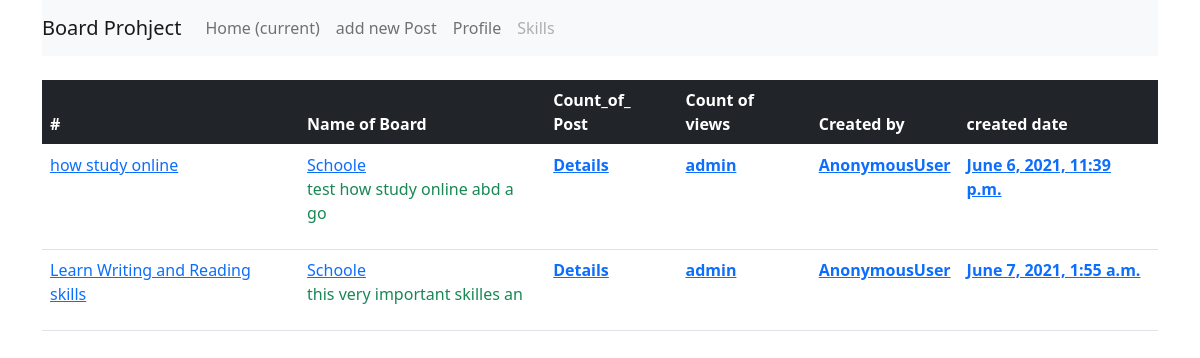
The page /topic/12/ on the database its author committed.
### board/models.py (models this page shows, shortened)
class topic(models.Model):
    topboard=models.ForeignKey(board,related_name='topic1',on_delete=models.CASCADE)
    toptitle=models.CharField(max_length=100)
    topdis=models.TextField(max_length=4000)
    topcreated_by=models.ForeignKey(User,related_name='topic2',on_delete=models.CASCADE)
    topdate_add=models.DateTimeField(auto_now_add=True)

class board(models.Model):
    board=models.CharField(max_length=100)
    describtion=models.TextField(max_length=4000)
    create_dt=models.DateTimeField(auto_now_add=True)
    def __str__(self):
        return self.board

### board/views.py (the view)
# urls.py: path('topic/<int:id>/',views.topicc, name='topic')
def topicc(request,id):
        mytopic=get_list_or_404(topic,topboard_id=id)
        context={
                'mytopic':mytopic,
            }
        return render(request,'topic.html',context)

### templates/topic.html
{%extends 'base.html'%}
{%block content%}
<table class="table mt-lg-4">
  <thead class="bg-dark text-white">
    <tr>
      <th scope="col">#</th>
      <th scope="col">Name of Board</th>
      <th scope="col">Count_of_ Post</th>
      <th scope="col">Count of views </th>
      <th scope="col">Created by </th>
      <th scope="col">created date </th>
    </tr>
  </thead>
  <tbody>
      {%for n in mytopic%}
      <tr>
        <td scope="col"><a href="{% url 'topic' n.id%}">{{n.toptitle}}</a></td>
        <td scope="col"><a href="{% url 'topic' n.id %}">{{n.topboard}}</a><br>
        <p class="text-success">{{n.topdis |slice:30}}</p>
        </td>
        <th scope="col"><a href="{% url 'topic' n.id%}">Details</a></th>
        <th scope="col"><a href="{% url 'topic' n.id%}">{{n.topcreated_by}}</a></th>
        <th scope="col"><a href="{% url 'topic' n.id%}">{{user}}</a></th>
        <th scope="col"><a href="{% url 'topic' n.id%}">{{n.topdate_add}}</a></th>
      </tr>
   {%endfor%}
  </tbody>
</table>
{%endblock%}

### rows shown on the page
topic: toptitle "how study online", topboard "Schoole", topdis "test how study online abd a go", topcreated_by "admin", user "AnonymousUser", topdate_add "June 6, 2021, 11:39 p.m."
topic: toptitle "Learn Writing and Reading skills", topboard "Schoole", topdis "this very important skilles an", topcreated_by "admin", user "AnonymousUser", topdate_add "June 7, 2021, 1:55 a.m."
